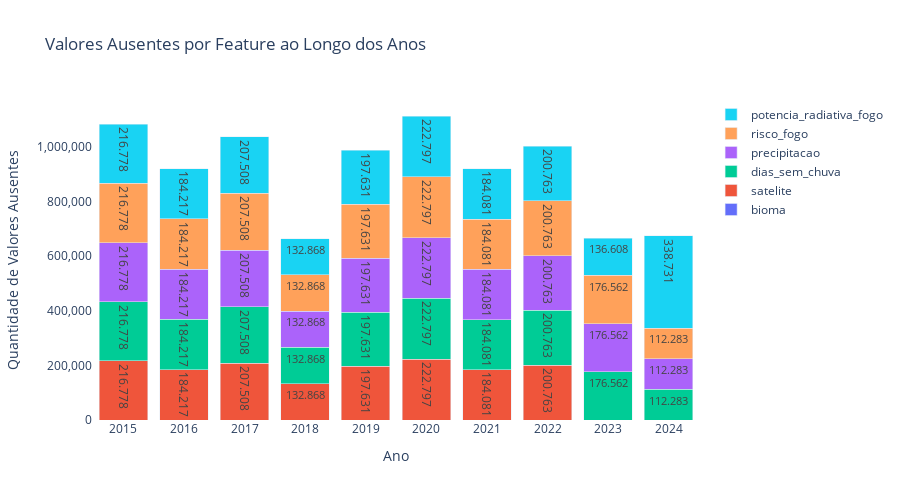

Notebook cell for this chart:
### Code cell
df_nulls = (
    df.group_by('ano')
    .agg(pl.all().null_count())
    .sort('ano')
)

df_melted = (
    df_nulls.unpivot(
        index='ano',
        on=[col for col in df_nulls.columns if col != 'ano']
    )
    .filter(pl.col('value') > 0)
    .rename({'variable': 'feature', 'value': 'null_count'})
    .with_columns(
        pl.col('null_count').map_elements(
            lambda x: f'{x:_.0f}'.replace('_', '.'),
            return_dtype=pl.Utf8
        ).alias('null_count_fmt')
    )
)

df_plot = df_melted.to_pandas()

fig = go.Figure()

for feature in df_plot['feature'].unique():
    df_feature = df_plot[df_plot['feature'] == feature]
    fig.add_trace(go.Bar(
        name=feature,
        x=df_feature['ano'],
        y=df_feature['null_count'],
        text=df_feature['null_count_fmt'],
        textposition='inside',
        hovertemplate='<b>%{fullData.name}</b><br>Ano: %{x}<br>Nulls: %{text}<extra></extra>'
    ))

fig.update_layout(
    title='Valores Ausentes por Feature ao Longo dos Anos',
    xaxis=dict(title='Ano', tickmode='linear', dtick=1),
    yaxis=dict(title='Quantidade de Valores Ausentes', tickformat=','),
    barmode='stack',
    height=500,
    plot_bgcolor='white',
    hovermode='closest'
)

fig.show()

### Figure 1 — Plotly figure (JSON) as saved in the notebook; plotly's stock layout.template omitted (floating-point values rounded to 4 significant figures)
{"data": [{"hovertemplate": "<b>%{fullData.name}</b><br>Ano: %{x}<br>Nulls: %{text}<extra></extra>", "name": "bioma", "text": ["5", "1"], "textposition": "inside", "type": "bar", "x": [2023, 2024], "y": [5, 1]}, {"hovertemplate": "<b>%{fullData.name}</b><br>Ano: %{x}<br>Nulls: %{text}<extra></extra>", "name": "satelite", "text": ["216.778", "184.217", "207.508", "132.868", "197.631", "222.797", "184.081", "200.763"], "textposition": "inside", "type": "bar", "x": [2015, 2016, 2017, 2018, 2019, 2020, 2021, 2022], "y": [216778, 184217, 207508, 132868, 197631, 222797, 184081, 200763]}, {"hovertemplate": "<b>%{fullData.name}</b><br>Ano: %{x}<br>Nulls: %{text}<extra></extra>", "name": "dias_sem_chuva", "text": ["216.778", "184.217", "207.508", "132.868", "197.631", "222.797", "184.081", "200.763", "176.562", "112.283"], "textposition": "inside", "type": "bar", "x": [2015, 2016, 2017, 2018, 2019, 2020, 2021, 2022, 2023, 2024], "y": [216778, 184217, 207508, 132868, 197631, 222797, 184081, 200763, 176562, 112283]}, {"hovertemplate": "<b>%{fullData.name}</b><br>Ano: %{x}<br>Nulls: %{text}<extra></extra>", "name": "precipitacao", "text": ["216.778", "184.217", "207.508", "132.868", "197.631", "222.797", "184.081", "200.763", "176.562", "112.283"], "textposition": "inside", "type": "bar", "x": [2015, 2016, 2017, 2018, 2019, 2020, 2021, 2022, 2023, 2024], "y": [216778, 184217, 207508, 132868, 197631, 222797, 184081, 200763, 176562, 112283]}, {"hovertemplate": "<b>%{fullData.name}</b><br>Ano: %{x}<br>Nulls: %{text}<extra></extra>", "name": "risco_fogo", "text": ["216.778", "184.217", "207.508", "132.868", "197.631", "222.797", "184.081", "200.763", "176.562", "112.283"], "textposition": "inside", "type": "bar", "x": [2015, 2016, 2017, 2018, 2019, 2020, 2021, 2022, 2023, 2024], "y": [216778, 184217, 207508, 132868, 197631, 222797, 184081, 200763, 176562, 112283]}, {"hovertemplate": "<b>%{fullData.name}</b><br>Ano: %{x}<br>Nulls: %{text}<extra></extra>", "name": "potencia_radiativa_fogo", "text": ["216.778", "184.217", "207.508", "132.868", "197.631", "222.797", "184.081", "200.763", "136.608", "338.731"], "textposition": "inside", "type": "bar", "x": [2015, 2016, 2017, 2018, 2019, 2020, 2021, 2022, 2023, 2024], "y": [216778, 184217, 207508, 132868, 197631, 222797, 184081, 200763, 136608, 338731]}], "layout": {"barmode": "stack", "height": 500, "hovermode": "closest", "plot_bgcolor": "white", "title": {"text": "Valores Ausentes por Feature ao Longo dos Anos"}, "xaxis": {"dtick": 1, "tickmode": "linear", "title": {"text": "Ano"}}, "yaxis": {"tickformat": ",", "title": {"text": "Quantidade de Valores Ausentes"}}}}
